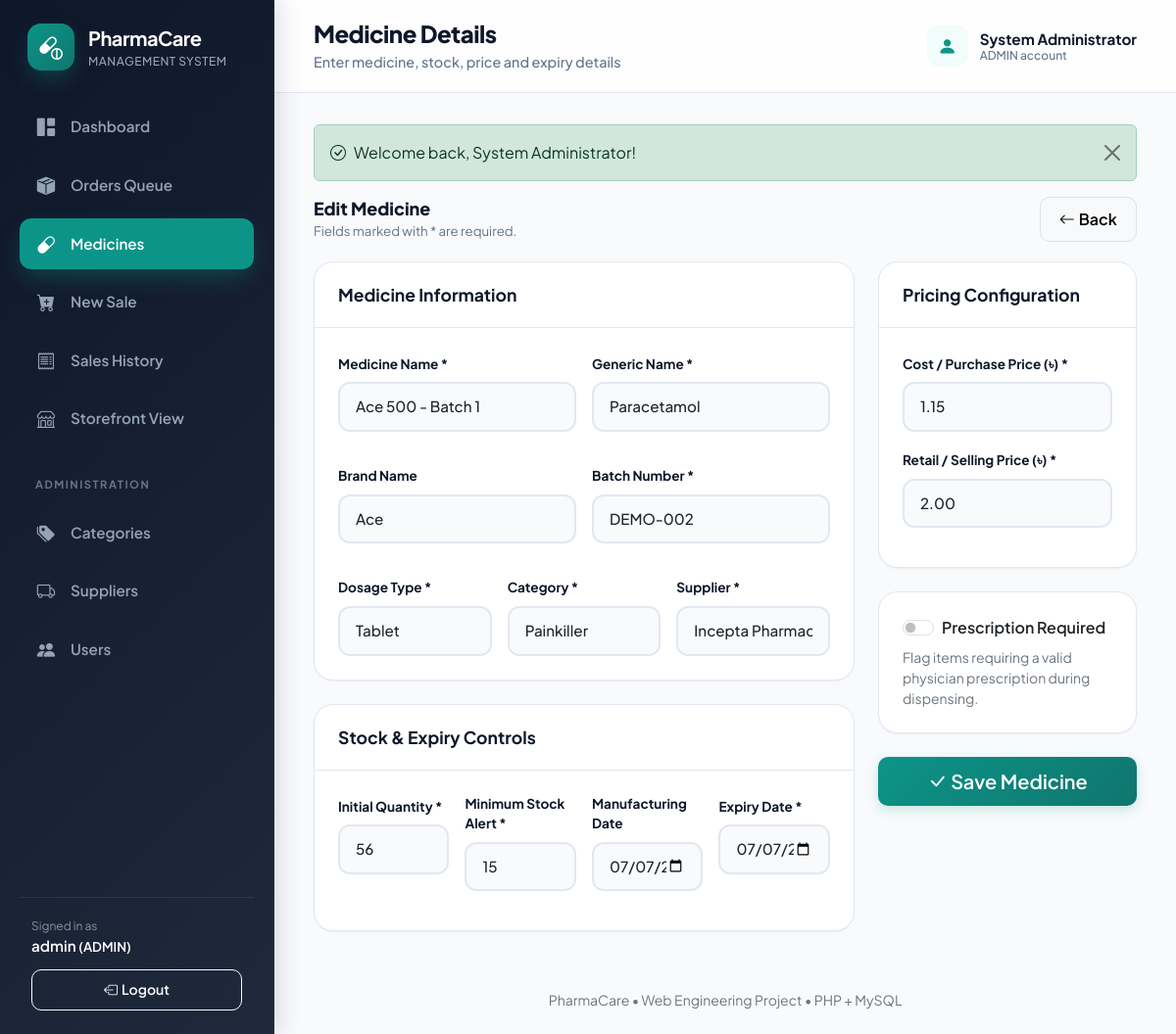
Screenshot of /index.php?page=medicine_form&id=2 (signed in) with the database file from the repository.
### tables this page shows
CREATE TABLE IF NOT EXISTS app_users (
 id BIGINT UNSIGNED NOT NULL AUTO_INCREMENT PRIMARY KEY,
 full_name VARCHAR(80) NOT NULL,
 username VARCHAR(50) NOT NULL UNIQUE,
 email VARCHAR(120) NULL UNIQUE,
 phone VARCHAR(30) NULL,
 address VARCHAR(255) NULL,
 password VARCHAR(255) NOT NULL,
 role ENUM('ADMIN','STAFF','CUSTOMER') NOT NULL DEFAULT 'CUSTOMER',
 enabled TINYINT(1) NOT NULL DEFAULT 1,
 created_at DATETIME NOT NULL DEFAULT CURRENT_TIMESTAMP
);

CREATE TABLE IF NOT EXISTS medicines (
 id BIGINT UNSIGNED NOT NULL AUTO_INCREMENT PRIMARY KEY,
 name VARCHAR(120) NOT NULL,
 generic_name VARCHAR(120) NOT NULL,
 brand_name VARCHAR(120) NULL,
 batch_number VARCHAR(60) NOT NULL UNIQUE,
 medicine_type ENUM('TABLET','CAPSULE','SYRUP','INJECTION','CREAM','DROP','INHALER','OTHER') NOT NULL,
 purchase_price DECIMAL(12,2) NOT NULL,
 selling_price DECIMAL(12,2) NOT NULL,
 quantity INT UNSIGNED NOT NULL DEFAULT 0,
 minimum_stock_level INT UNSIGNED NOT NULL DEFAULT 10,
 manufacturing_date DATE NULL,
 expiry_date DATE NOT NULL,
 prescription_required TINYINT(1) NOT NULL DEFAULT 0,
 active TINYINT(1) NOT NULL DEFAULT 1,
 category_id BIGINT UNSIGNED NOT NULL,
 supplier_id BIGINT UNSIGNED NOT NULL,
 CONSTRAINT fk_medicine_category FOREIGN KEY(category_id) REFERENCES categories(id) ON DELETE RESTRICT,
 CONSTRAINT fk_medicine_supplier FOREIGN KEY(supplier_id) REFERENCES suppliers(id) ON DELETE RESTRICT,
 INDEX idx_medicine_name (name),
 INDEX idx_medicine_expiry (expiry_date),
 INDEX idx_medicine_category (category_id),
 INDEX idx_medicine_supplier (supplier_id)
);

CREATE TABLE IF NOT EXISTS categories (
 id BIGINT UNSIGNED NOT NULL AUTO_INCREMENT PRIMARY KEY,
 name VARCHAR(80) NOT NULL UNIQUE,
 description VARCHAR(255) NULL
);

CREATE TABLE IF NOT EXISTS suppliers (
 id BIGINT UNSIGNED NOT NULL AUTO_INCREMENT PRIMARY KEY,
 name VARCHAR(100) NOT NULL,
 company_name VARCHAR(120) NULL,
 phone VARCHAR(30) NOT NULL,
 email VARCHAR(120) NULL,
 address VARCHAR(255) NULL
);

### index.php (called while the page is built, shortened)
<?php
require __DIR__ . '/includes/bootstrap.php';
$page = (string)($_GET['page'] ?? (user() && is_customer() ? 'catalog' : 'dashboard'));
require_login();
require __DIR__ . '/includes/header.php';
match ($page) {
    'catalog' => (new \App\Controllers\CatalogController())->index(),
    'cart' => (new \App\Controllers\CartController())->index(),
    'checkout' => (new \App\Controllers\OrderController())->checkout(),
    'order_confirmation' => (new \App\Controllers\OrderController())->confirmation(),
    'orders' => (new \App\Controllers\OrderController())->index(),
    'order_detail' => (new \App\Controllers\OrderController())->show(),
    'my_orders' => (new \App\Controllers\OrderController())->myOrders(),
    default => include __DIR__ . '/pages/' . $page . '.php'
};
require __DIR__ . '/includes/footer.php';

### includes/bootstrap.php (called while the page is built, shortened)
<?php
$config = require dirname(__DIR__) . '/config.php';
require_once __DIR__ . '/functions.php';
function db(): PDO
{
    static $pdo = null;
    if ($pdo === null) {
        global $config;
        $dsn = 'mysql:host=' . $config['db_host'] . ';port=' . (int)($config['db_port'] ?? 3306) . ';dbname=' . $config['db_name'] . ';charset=utf8mb4';
        try {
            $pdo = new PDO($dsn, (string)$config['db_user'], (string)$config['db_pass'], [
                PDO::ATTR_ERRMODE => PDO::ERRMODE_EXCEPTION,
                PDO::ATTR_DEFAULT_FETCH_MODE => PDO::FETCH_ASSOC,
                PDO::ATTR_EMULATE_PREPARES => false,
            ]);
            $pdo->exec("SET time_zone = '+06:00'");
        } catch (PDOException $e) {
            http_response_code(500);
            die("
            <!doctype html>
            <html lang='en'>
            <head>
                <meta charset='utf-8'>
                <title>Database Connection Issue | PharmaCare</title>
                <style>
                    body { font-family: -apple-system, BlinkMacSystemFont, 'Segoe UI', Roboto, Helvetica, Arial, sans-serif; background: #f8fafc; color: #1e293b; padding: 40px 20px; }
                    .card { max-width: 600px; margin: 0 auto; background: #ffffff; border-radius: 12px; border: 1px solid #e2e8f0; padding: 32px; box-shadow: 0 4px 6px -1px rgba(0,0,0,0.05); }
                    h2 { color: #dc2626; margin-top: 0; font-size: 20px; }
                    .alert { background: #fef2f2; border: 1px solid #fee2e2; color: #991b1b; padding: 12px 16px; border-radius: 8px; font-size: 14px; margin-bottom: 20px; }
                    ul { padding-left: 20px; font-size: 14px; line-height: 1.6; }
                    code { background: #f1f5f9; padding: 2px 6px; border-radius: 4px; font-family: monospace; color: #0f172a; }
                </style>
            </head>
            <body>
                <div class='card'>
                    <h2>Database Connection Failed</h2>
                    <div class='alert'>" . htmlspecialchars($e->getMessage(), ENT_QUOTES, 'UTF-8') . "</div>
                    <p>Please check your <code>config.php</code> credentials:</p>
                    <ul>
                        <li><strong>Host:</strong> <code>" . htmlspecialchars((string)($config['db_host'] ?? ''), ENT_QUOTES, 'UTF-8') . "</code></li>
                        <li><strong>Database:</strong> <code>" . htmlspecialchars((string)($config['db_name'] ?? ''), ENT_QUOTES, 'UTF-8') . "</code></li>
                        <li><strong>User:</strong> <code>" . htmlspecialchars((string)($config['db_user'] ?? ''), ENT_QUOTES, 'UTF-8') . "</code></li>
                    </ul>
                    <p style='font-size: 13px; color: #64748b;'>Make sure your database is created in InfinityFree cPanel and <code>infinityfree_import.sql</code> has been imported.</p>
                </div>
            </body>
            </html>
            ");
        }
    }
    return $pdo;
}

### pages/medicine_form.php (the view, shortened to what this page needs)
<?php
$id = (int)($_GET['id'] ?? 0);
$medicine = $id ? fetch_one('SELECT * FROM medicines WHERE id = ?', [$id]) : null;
$m = $medicine ?? [
    'id' => '',
    'name' => '',
    'generic_name' => '',
    'brand_name' => '',
    'batch_number' => '',
    'medicine_type' => 'TABLET',
    'purchase_price' => '',
    'selling_price' => '',
    'quantity' => 0,
    'minimum_stock_level' => 10,
    'manufacturing_date' => '',
    'expiry_date' => '',
    'prescription_required' => 0,
    'category_id' => '',
    'supplier_id' => ''
];
$categories = fetch_all('SELECT * FROM categories ORDER BY name');
$suppliers = fetch_all('SELECT * FROM suppliers ORDER BY name');
function med_input(array $m, string $key, string $label, string $type = 'text', string $extra = ''): void
{
    echo '<div class="mb-3">';
    echo '<label class="form-label" for="m_' . e($key) . '">' . e($label) . '</label>';
    echo '<input class="form-control" type="' . e($type) . '" id="m_' . e($key) . '" name="' . e($key) . '" value="' . e((string)$m[$key]) . '" ' . $extra . '>';
    echo '</div>';
}
?>
<div class="page-intro">
    <div>
        <h2><?= $id ? 'Edit Medicine' : 'Add New Medicine' ?></h2>
        <p>Fields marked with * are required.</p>
    </div>
    <a href="<?= e(url('medicines')) ?>" class="btn btn-light border">
        <i class="bi bi-arrow-left me-1"></i>Back
    </a>
</div>
<form action="actions.php" method="post">
    <div class="row g-4">
        <div class="col-xl-8">
            <div class="card mb-4">
                <div class="card-header"><strong>Medicine Information</strong></div>
                <div class="card-body">
                    <div class="row g-3">
                        <div class="col-md-6">
                            <?php med_input($m, 'name', 'Medicine Name *', 'text', 'required maxlength="120"'); ?>
                        </div>
                        <div class="col-md-6">
                        </div>
                        <div class="col-md-6">
                        </div>
                        <div class="col-md-6">
                        </div>
                        <div class="col-md-4">
                            <label class="form-label" for="m_type">Dosage Type *</label>
                            <select id="m_type" name="medicine_type" class="form-select" required>
                                <?php foreach (medicine_types() as $value => $label): ?>
                                    <option value="<?= e($value) ?>" <?= $value === $m['medicine_type'] ? 'selected' : '' ?>>
                                        <?= e($label) ?>
                                    </option>
                                <?php endforeach; ?>
                            </select>
                        </div>
                        <div class="col-md-4">
                            <label class="form-label" for="m_category">Category *</label>
                            <select id="m_category" class="form-select" name="category_id" required>
                                <?php foreach ($categories as $c): ?>
                                    <option value="<?= e((string)$c['id']) ?>" <?= (string)$m['category_id'] === (string)$c['id'] ? 'selected' : '' ?>>
                                        <?= e($c['name']) ?>
                                    </option>
                                <?php endforeach; ?>
                            </select>
                        </div>
                        <div class="col-md-4">
                            <label class="form-label" for="m_supplier">Supplier *</label>
                            <select id="m_supplier" class="form-select" name="supplier_id" required>
                                <?php foreach ($suppliers as $s): ?>
                                    <option value="<?= e((string)$s['id']) ?>" <?= (string)$m['supplier_id'] === (string)$s['id'] ? 'selected' : '' ?>>
                                        <?= e($s['company_name'] ?: $s['name']) ?>
                                    </option>
                                <?php endforeach; ?>
                            </select>
                        </div>
                    </div>
                </div>
            </div>
            <div class="card">
                <div class="card-header"><strong>Stock &amp; Expiry Controls</strong></div>
                <div class="card-body">
                    <div class="row g-3">
                        <div class="col-md-3">
                        </div>
                        <div class="col-md-3">
                        </div>
                        <div class="col-md-3">
                        </div>
                        <div class="col-md-3">
                        </div>
                    </div>
                </div>
            </div>
        </div>
        <div class="col-xl-4">
            <div class="card mb-4">
                <div class="card-header"><strong>Pricing Configuration</strong></div>
                <div class="card-body">
                </div>
            </div>
            <div class="card mb-4">
                <div class="card-body">
                    <div class="form-check form-switch">
                        <input class="form-check-input" id="rx" type="checkbox" name="prescription_required" value="1" <?= $m['prescription_required'] ? 'checked' : '' ?>>
                        <label class="form-check-label fw-semibold" for="rx">Prescription Required</label>
                    </div>
                    <div class="small text-secondary mt-2">
                        Flag items requiring a valid physician prescription during dispensing.
                    </div>
                </div>
            </div>
            <button type="submit" class="btn btn-primary btn-lg w-100" <?= (!$categories || !$suppliers) ? 'disabled' : '' ?>>
                <i class="bi bi-check-lg me-1"></i>Save Medicine
            </button>
        </div>
    </div>
</form>

### includes/header.php (shortened to what this page needs)
<?php
$active = match($page) {
    'medicine_form' => 'medicines',
    'invoice' => 'sales',
    'sale_form' => 'sale_form',
    'order_detail' => (is_customer() ? 'my_orders' : 'orders'),
    default => $page
};
$heading = page_title($page);
$subtitles = [
 'dashboard' => 'Current pharmacy stock and sales overview',
 'orders' => 'Fulfill customer orders, review prescriptions, and manage dispatch queue',
 'order_detail' => 'Review order items, verify doctor prescriptions, and manage status transitions',
 'my_orders' => 'Track your active orders and review previous medication orders',
 'medicines' => 'Search stock, prices, batch and expiry information',
 'medicine_form' => 'Enter medicine, stock, price and expiry details',
 'sale_form' => 'Select medicines and generate an invoice',
 'sales' => 'Review completed sales and print invoices',
 'invoice' => 'Printable receipt for the completed sale',
 'categories' => 'Organize medicines into searchable groups',
 'suppliers' => 'Manage supplier and contact information',
 'users' => 'Create staff accounts and control access',
 'catalog' => 'Browse, search, and order available medicines online',
 'cart' => 'Review selected medicines and adjust quantities',
 'checkout' => 'Provide delivery address and confirm your order',
 'order_confirmation' => 'Order placed successfully and queued for dispensary review',
 'profile' => 'Manage your customer profile and delivery address',
 'register' => 'Create a customer account to order medicines online'
];
if (!user()) {
    $links = [
        ['catalog', 'capsule-pill', 'Browse Medicines', 'catalog'],
    ];
    $brandUrl = url('catalog');
    $brandSubtitle = 'Online Storefront';
} else {
    $pendingOrdersCount = 0;
    try {
        $pendingOrdersCount = (int)scalar("SELECT COUNT(*) FROM orders WHERE order_status IN ('PENDING', 'CONFIRMED')");
    } catch (Throwable $e) {}
    $ordersBadge = $pendingOrdersCount > 0 ? ' (' . $pendingOrdersCount . ')' : '';
    $links = [
        ['dashboard','grid-1x2-fill','Dashboard','dashboard'],
        ['orders','box-seam-fill','Orders Queue' . $ordersBadge,'orders'],
        ['medicines','capsule','Medicines','medicines'],
        ['sale_form','cart-plus-fill','New Sale','sale_form'],
        ['sales','receipt','Sales History','sales'],
        ['catalog','shop','Storefront View','catalog'],
    ];
    if (is_admin()) {
        $links[] = ['section', '', 'Administration', ''];
        $links[] = ['categories', 'tags-fill','Categories','categories'];
        $links[] = ['suppliers','truck','Suppliers','suppliers'];
        $links[] = ['users','people-fill','Users','users'];
    }
    $brandUrl = url('dashboard');
    $brandSubtitle = 'Management System';
}
?>
<!doctype html><html lang="en"><head>
<link href="https://cdn.jsdelivr.net/npm/bootstrap@5.3.3/dist/css/bootstrap.min.css" rel="stylesheet">
<link href="https://cdn.jsdelivr.net/npm/bootstrap-icons@1.11.3/font/bootstrap-icons.min.css" rel="stylesheet">
<link rel="stylesheet" href="assets/css/app.css"></head><body>
<aside class="app-sidebar">
 <a class="brand" href="<?=e($brandUrl)?>"><span class="brand-mark"><i class="bi bi-capsule-pill"></i></span><span><strong>PharmaCare</strong><small><?=e($brandSubtitle)?></small></span></a>
 <nav class="sidebar-nav">
 <?php foreach ($links as [$dest, $icon, $label, $selected]): ?>
 <?php if ($dest === 'section'): ?><div class="nav-section"><?=e($label)?></div>
 <?php else: ?><a class="<?=($active === $selected ? 'active' : '')?>" href="<?=e(url($dest))?>"><i class="bi bi-<?=e($icon)?>"></i><span><?=e($label)?></span></a><?php endif; ?>
 <?php endforeach; ?>
 </nav>
 <?php if (user()): ?>
  <div class="sidebar-footer">
   <div class="small text-white-50">Signed in as</div>
   <div class="fw-semibold text-white text-truncate"><?=e(user()['username'])?> <small>(<?=e(user()['role'])?>)</small></div>
   <form method="post" action="actions.php"><input type="hidden" name="action" value="logout"><?=csrf_field()?><button class="btn btn-sm btn-outline-light w-100" type="submit"><i class="bi bi-box-arrow-left me-1"></i><span>Logout</span></button></form>
  </div>
 <?php endif; ?>
</aside>
<div class="app-main">
 <header class="app-topbar">
  <div class="d-flex align-items-center gap-3">
   <div><h1><?=e($heading)?></h1><p><?=e($subtitles[$page]??'PharmaCare Management System')?></p></div>
  </div>
  <?php if (user()): ?>
   <div class="d-flex align-items-center gap-2">
    <div class="topbar-user"><span class="avatar"><i class="bi bi-person-fill"></i></span><span><strong><?=e(user()['full_name'])?></strong><small><?=e(user()['role'])?> account</small></span></div>
   </div>
  <?php endif; ?>
 </header>
 <main class="content">

### rows the page displays
app_users: role "MANAGEMENT SYSTEM", username "admin", role "ADMIN", full_name "System Administrator"
medicines: name "Ace 500 - Batch 1", generic_name "Paracetamol", brand_name "Ace", batch_number "DEMO-002", medicine_type "Tablet", category_id "Painkiller", supplier_id "Incepta Pharmaceuticals", quantity "56", minimum_stock_level "15", manufacturing_date "07/07/2026", expiry_date "07/07/2027", purchase_price "1.15", selling_price "2.00"

### other values shown
$label "Dashboard"
$label "Orders Queue"
$label "Medicines"
$label "New Sale"
$label "Sales History"
$label "Storefront View"
$label "ADMINISTRATION"
$label "Categories"
$label "Suppliers"
$label "Users"
$heading "Medicine Details"
$subtitles[$page] "Enter medicine, stock, price and expiry details"
$f['text'] "Welcome back, System Administrator!"
$label "Medicine Name * Generic Name * Brand Name Batch Number * Initial Quantity * Minimum Stock Alert * Manufacturing Date Expiry Date * Cost / Purchase Price (৳) * Retail / Selling Price (৳) *"
